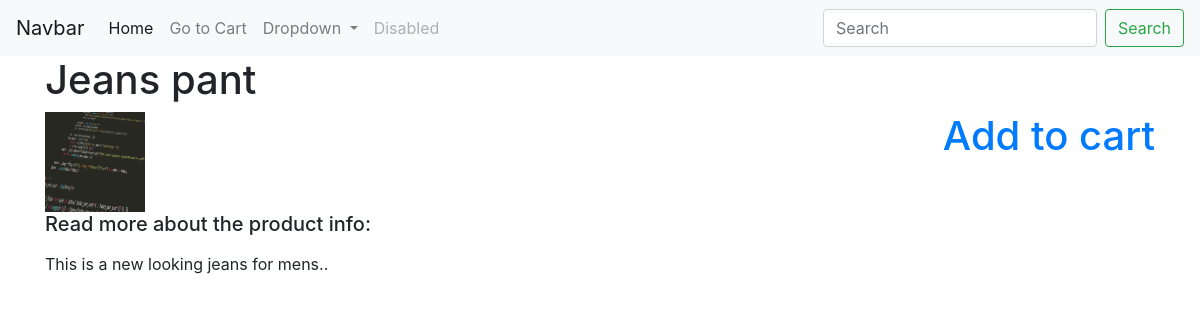
Screenshot of /products/jeans-pant/ with the database file from the repository.
### products/models.py (models this page shows, shortened)
class Product(models.Model):
    title = models.CharField(max_length=100)
    description = models.TextField(null=True)
    price = models.DecimalField(decimal_places=2, max_digits=10,default=25.89)
    sale_price = models.DecimalField(decimal_places=2, max_digits=10, null=True, blank=True)
    slug = models.SlugField(unique=True)
    timestamp = models.DateTimeField(auto_now_add=True, auto_now=False)
    updated = models.DateTimeField(auto_now=True, auto_now_add=False)
    active = models.BooleanField(default=True)
    class Meta:
        unique_together = ('title','slug')

class ProductImage(models.Model):
    product = models.ForeignKey(Product, on_delete=models.CASCADE)
    image = models.ImageField(upload_to='products/images/')
    thumbnail = models.BooleanField(default=False)
    featured = models.BooleanField(default=False)
    active = models.BooleanField(default=True)
    updated = models.DateTimeField(auto_now_add=False, auto_now=True)

### products/views.py (the view)
# urls.py: path('products/<slug:slug>/', single, name='detail'),
def single(request,slug):
    try:
        product = Product.objects.get(slug=slug)
        images = ProductImage.objects.filter(product=product)
        context = {'product':product, 'images':images}
    except Product.DoesNotExist:
        raise Http404
    return render(request, 'products/detail.html', context)

### templates/products/detail.html
{% extends 'base.html' %}
{% load static %}
{% block content %}
<div class="page-header">
  <h1>{{ product.title }}</h1>
</div>
<div class="float-right">
    <h1><a href="{% url 'carts:update_to_cart' product.slug %}">Add to cart</a></h1>
</div>
{% for img in images %}
    <img src="media/{{img.image }}" alt="" width="100" height="100">
{% endfor %}
<h5>Read more about the product info:</h5>
<p>
    <p>
    {{ product.description }}
</p>
</p>
{% endblock %}

### rows the page displays
Product: title "Jeans pant", description "This is a new looking jeans for mens.."
ProductImage: image (picture)
